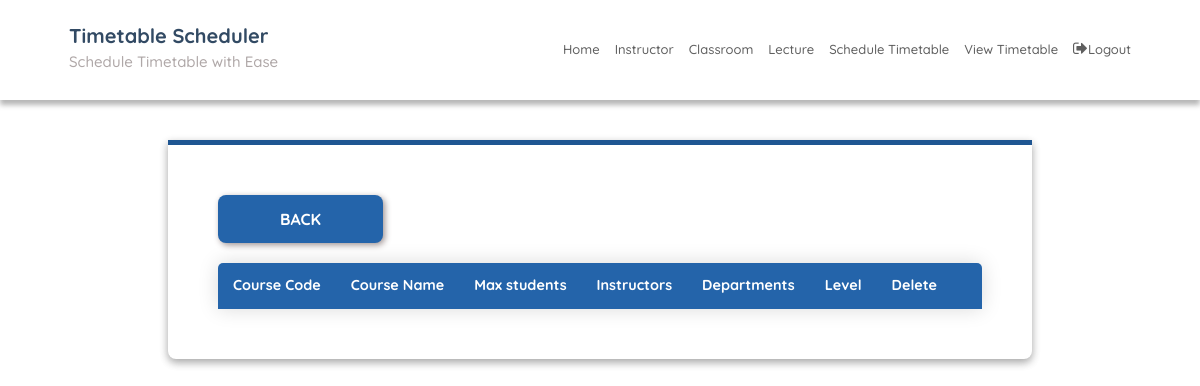
The app's page /courseEdit/ (signed in), older data.
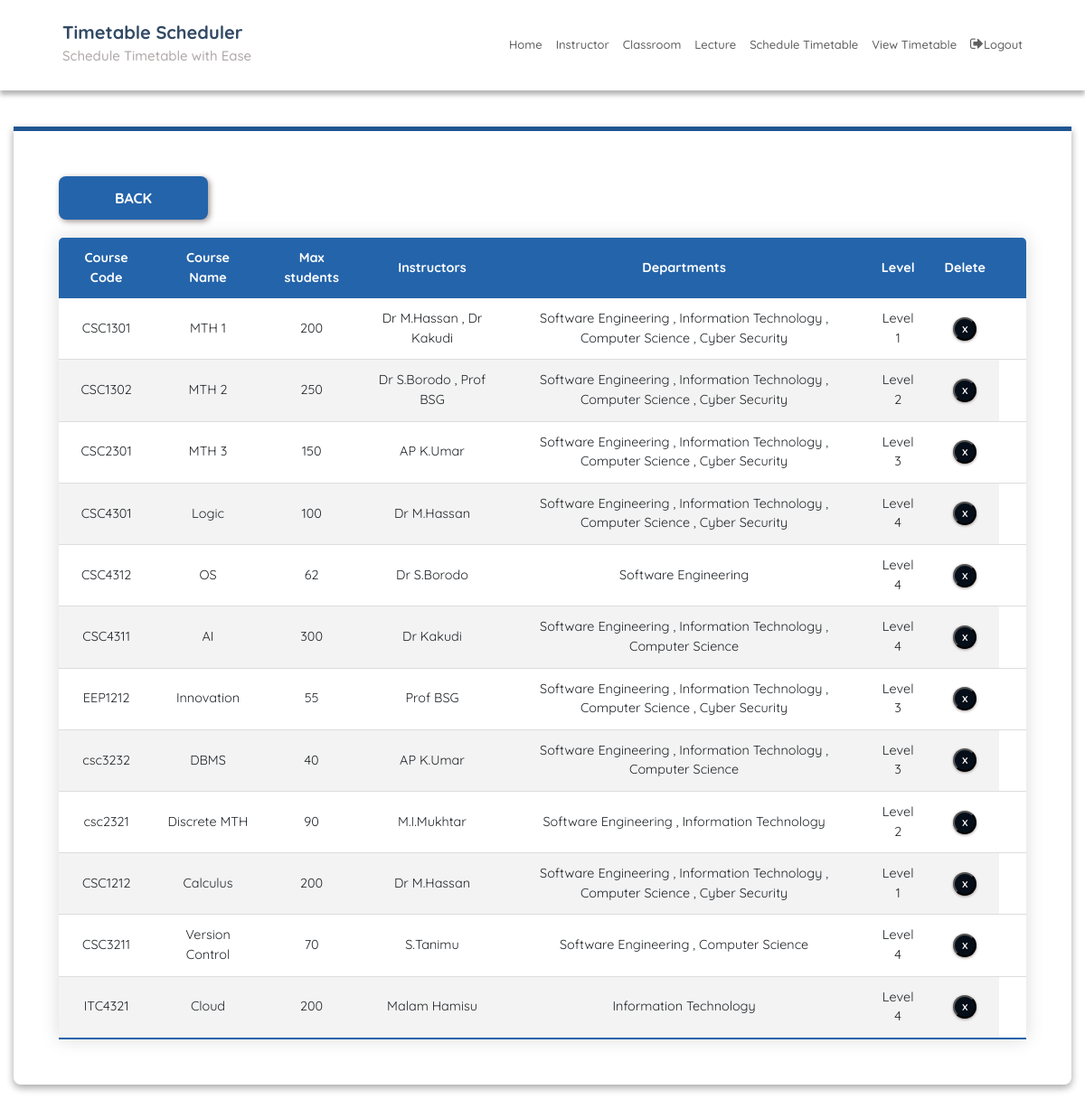
The same page, newer data.
### SchedulerApp/models.py (models this page shows, shortened)
class Course(models.Model):
    LEVEL_CHOICES = [
        (1, 'Level 1'),
        (2, 'Level 2'),
        (3, 'Level 3'),
        (4, 'Level 4'),
    ]
    course_number = models.CharField(max_length=7, primary_key=True)  # Adjusted max_length
    course_name = models.CharField(max_length=15)
    max_numb_students = models.IntegerField(default=0)
    instructors = models.ManyToManyField(Instructor)
    departments = models.ManyToManyField('Department', related_name='courses')  # Many-to-Many relationship
    level = models.IntegerField(choices=LEVEL_CHOICES, default=1)

class Instructor(models.Model):
    uid = models.CharField(max_length=3, blank=True)
    name = models.CharField(max_length=25)
    preferred_time_slots = models.JSONField(blank=True, null=True)
    preferred_days = models.JSONField(blank=True, null=True)

class Department(models.Model):
    name = models.CharField(max_length=100, unique=True)

### SchedulerApp/views.py (the view)
# urls.py: path('courseEdit/', courseEdit, name='courseEdit'),
@login_required
def courseEdit(request):
    instructor = defaultdict(list)
    for course in Course.instructors.through.objects.all():
        course_number = course.course_id
        instructor_name = Instructor.objects.filter(
            id=course.instructor_id).values('name')[0]['name']
        instructor[course_number].append(instructor_name)
    context = {'courses': Course.objects.all(), 'instructor': instructor}
    return render(request, 'courseEdit.html', context)

### SchedulerApp/templatetags/index.py (called while the page is built)
@register.filter
def dictKey(d, k):
    return ', '.join(d[k]) or ''

    def render(self, context):
        path = context['request'].path
        for p in self.patterns:
            pValue = template.Variable(p).resolve(context)
            if path == pValue:
                return 'active'
        return ''

### templates/courseEdit.html (shortened to what this page needs)
{% extends 'base.html' %}
{% block content %}
{% load static %}
{% load index %}
<fieldset class="fieldset">
  <div class="tablink">
    <button onclick="location.href='{% url 'courseAdd'%}'" class="submit"> Back </button>
  </div>
  <div class="tabcontent" id="edit">
    <table class="editTable">
      <thead>
        <tr class="table-headers">
          <th>Course Code</th>
          <th>Course Name</th>
          <th>Max students</th>
          <th>Instructors</th>
          <th>Departments</th>
          <th>Level</th>
          <th>Delete</th>
          <th class="empty"></th>
        </tr>
      </thead>
      <tbody>
        {% for crs in courses %}
        <tr>
          <td>{{crs.course_number}}</td>
          <td>{{crs.course_name}}</td>
          <td>{{crs.max_numb_students}}</td>
          <td>
            {% for instructor in crs.instructors.all %}
                {{ instructor.name }}
                {% if not forloop.last %}, {% endif %}
            {% endfor %}
          </td>
          <td>
            {% for departments in crs.departments.all %}
                {{ departments.name }}
                {% if not forloop.last %}, {% endif %}
            {% endfor %}
          </td>
          <td>Level {{ crs.level }}</td>
          <td class="empty">
            <form action="{% url 'deletecourse' crs.course_number %}" method="post">
              <input type="submit" value="X" class="cross">
            </form>
          </td>
        </tr>
        {% endfor %}
      </tbody>
    </table>
  </div>
</fieldset>
{% endblock %}

Row changes from the older to the newer data that the page shows:
added Course: course_number "CSC1301", course_name "MTH 1", max_numb_students "200", level "1"
added Instructor: name "Dr M.Hassan"
added Instructor: name "Dr Kakudi"
now on this page (row unchanged): Department: name "Software Engineering"
now on this page (row unchanged): Department: name "Information Technology"
now on this page (row unchanged): Department: name "Computer Science"
now on this page (row unchanged): Department: name "Cyber Security"
added Course: course_number "CSC1302", course_name "MTH 2", max_numb_students "250", level "2"
added Instructor: name "Dr S.Borodo"
added Instructor: name "Prof BSG"
added Course: course_number "CSC2301", course_name "MTH 3", max_numb_students "150", level "3"
added Instructor: name "AP K.Umar"
added Course: course_number "CSC4301", course_name "Logic", max_numb_students "100", level "4"
added Course: course_number "CSC4312", course_name "OS", max_numb_students "62", level "4"
added Course: course_number "CSC4311", course_name "AI", max_numb_students "300", level "4"
added Course: course_number "EEP1212", course_name "Innovation", max_numb_students "55", level "3"
added Course: course_number "csc3232", course_name "DBMS", max_numb_students "40", level "3"
added Course: course_number "csc2321", course_name "Discrete MTH", max_numb_students "90", level "2"
added Instructor: name "M.I.Mukhtar", shown under "csc2321"
added Course: course_number "CSC1212", course_name "Calculus", max_numb_students "200", level "1"
added Course: course_number "CSC3211", course_name "Version Control", max_numb_students "70", level "4"
added Instructor: name "S.Tanimu", shown under "CSC3211"
added Course: course_number "ITC4321", course_name "Cloud", max_numb_students "200", level "4"
added Instructor: name "Malam Hamisu", shown under "ITC4321"
